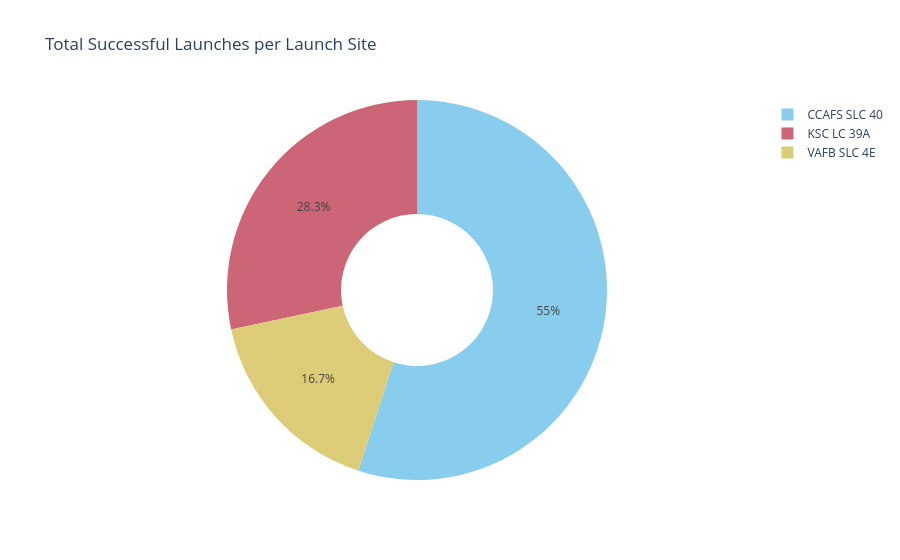

Notebook source saved alongside this figure:
### Markdown cell above
### TASK 1: Success counts per launch site (all sites)

The pie chart below shows how many **successful** launches each site achieved. It is the
default view of the dashboard and answers *which sites carry the most successful missions*.

### Code cell
success = (df[df['Class'] == 1]
           .groupby('LaunchSite').size()
           .reset_index(name='Successful Launches')
           .sort_values('Successful Launches', ascending=False))

fig1 = px.pie(success, names='LaunchSite', values='Successful Launches',
              hole=0.4, color_discrete_sequence=px.colors.qualitative.Safe,
              title='Total Successful Launches per Launch Site')
fig1.show()

### Figure 1 — Plotly figure (JSON) as saved in the notebook; plotly's stock layout.template omitted (floating-point values rounded to 4 significant figures)
{"data": [{"domain": {"x": [0.0, 1.0], "y": [0.0, 1.0]}, "hole": 0.4, "hovertemplate": "LaunchSite=%{label}<br>Successful Launches=%{value}<extra></extra>", "labels": ["CCAFS SLC 40", "KSC LC 39A", "VAFB SLC 4E"], "legendgroup": "", "name": "", "showlegend": true, "type": "pie", "values": [33, 17, 10]}], "layout": {"legend": {"tracegroupgap": 0}, "piecolorway": ["rgb(136, 204, 238)", "rgb(204, 102, 119)", "rgb(221, 204, 119)", "rgb(17, 119, 51)", "rgb(51, 34, 136)", "rgb(170, 68, 153)", "rgb(68, 170, 153)", "rgb(153, 153, 51)", "rgb(136, 34, 85)", "rgb(102, 17, 0)", "rgb(136, 136, 136)"], "title": {"text": "Total Successful Launches per Launch Site"}}}
